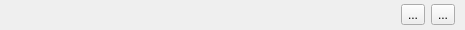
<?xml version="1.0" encoding="UTF-8"?>
<ui version="4.0">
 <class>BackupItemWidget</class>
 <widget class="QWidget" name="BackupItemWidget">
  <property name="geometry">
   <rect>
    <x>0</x>
    <y>0</y>
    <width>465</width>
    <height>30</height>
   </rect>
  </property>
  <property name="windowTitle">
   <string>Form</string>
  </property>
  <layout class="QHBoxLayout" name="horizontalLayout">
   <property name="leftMargin">
    <number>10</number>
   </property>
   <property name="topMargin">
    <number>2</number>
   </property>
   <property name="rightMargin">
    <number>10</number>
   </property>
   <property name="bottomMargin">
    <number>2</number>
   </property>
   <item>
    <widget class="QLabel" name="iconLabel">
     <property name="sizePolicy">
      <sizepolicy hsizetype="Preferred" vsizetype="Preferred">
       <horstretch>0</horstretch>
       <verstretch>0</verstretch>
      </sizepolicy>
     </property>
     <property name="minimumSize">
      <size>
       <width>16</width>
       <height>16</height>
      </size>
     </property>
     <property name="maximumSize">
      <size>
       <width>16</width>
       <height>16</height>
      </size>
     </property>
     <property name="text">
      <string/>
     </property>
     <property name="pixmap">
      <pixmap resource="resources.qrc">:/resources/file-2x.png</pixmap>
     </property>
    </widget>
   </item>
   <item>
    <widget class="QLabel" name="pathLabel">
     <property name="text">
      <string/>
     </property>
    </widget>
   </item>
   <item>
    <widget class="QLabel" name="detailLabel">
     <property name="styleSheet">
      <string notr="true">QLabel {
color: grey;
}</string>
     </property>
     <property name="text">
      <string/>
     </property>
    </widget>
   </item>
   <item>
    <spacer name="horizontalSpacer">
     <property name="orientation">
      <enum>Qt::Horizontal</enum>
     </property>
     <property name="sizeHint" stdset="0">
      <size>
       <width>189</width>
       <height>20</height>
      </size>
     </property>
    </spacer>
   </item>
   <item>
    <widget class="QToolButton" name="browseButton">
     <property name="text">
      <string>...</string>
     </property>
     <property name="icon">
      <iconset resource="resources.qrc">
       <normaloff>:/resources/magnifying-glass-2x.png</normaloff>:/resources/magnifying-glass-2x.png</iconset>
     </property>
    </widget>
   </item>
   <item>
    <widget class="QToolButton" name="deleteButton">
     <property name="text">
      <string>...</string>
     </property>
     <property name="icon">
      <iconset resource="resources.qrc">
       <normaloff>:/resources/circle-x-2x.png</normaloff>:/resources/circle-x-2x.png</iconset>
     </property>
    </widget>
   </item>
  </layout>
 </widget>
 <resources>
  <include location="resources.qrc"/>
 </resources>
 <connections/>
</ui>
